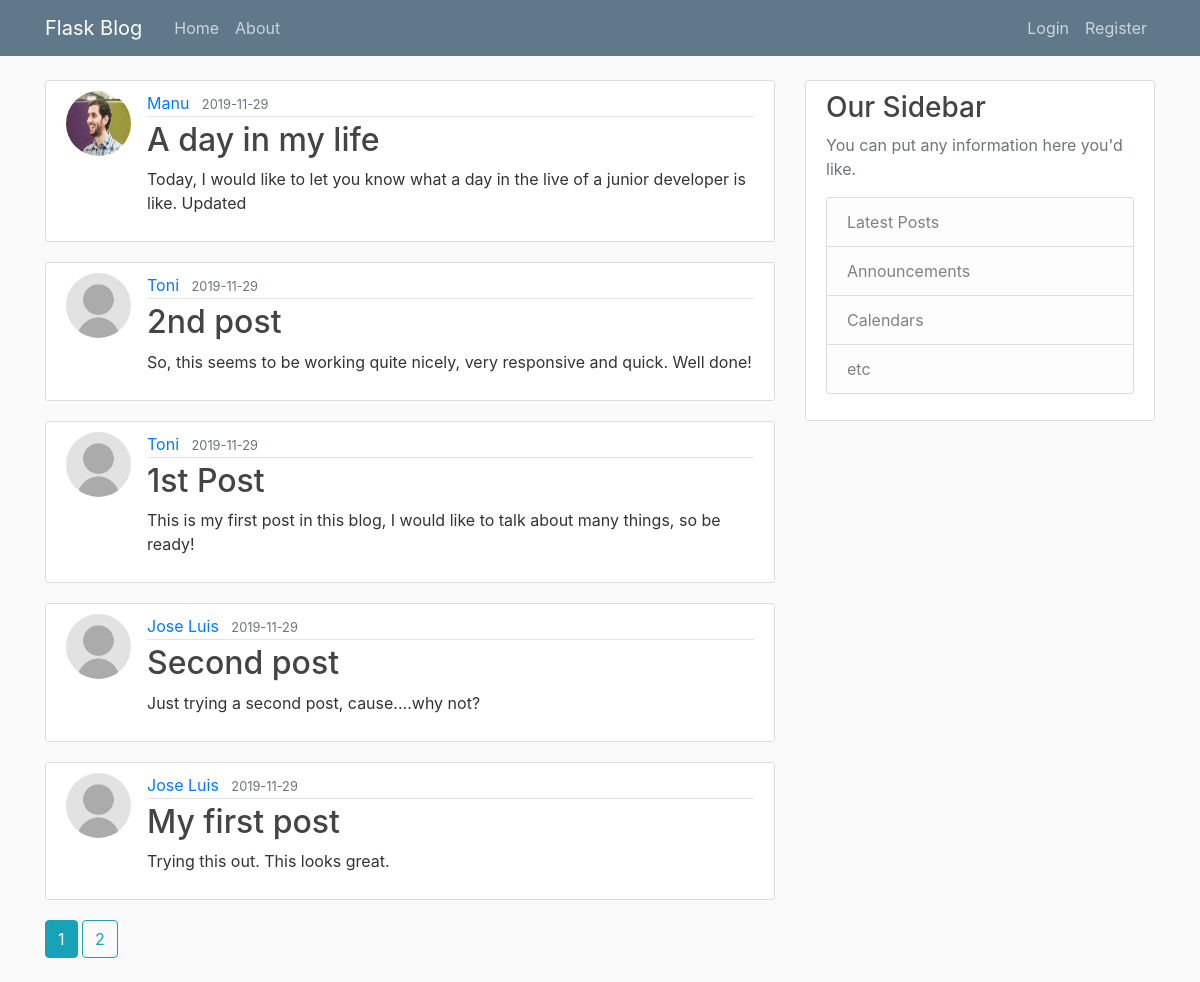
The page /home on the database its author committed.
### flaskblog/models.py (models this page shows, shortened)
class Post(db.Model):
    id = db.Column(db.Integer, primary_key=True)
    title = db.Column(db.String(100), nullable=False)
    date_posted = db.Column(db.DateTime, nullable=False, default=datetime.utcnow)
    content = db.Column(db.Text, nullable=False)
    user_id = db.Column(db.Integer, db.ForeignKey('user.id'), nullable=False)

class User(db.Model, UserMixin):
    id = db.Column(db.Integer, primary_key=True)
    username = db.Column(db.String(20), unique=True, nullable=False) # unique userName and it's mandatory
    email = db.Column(db.String(120), unique=True, nullable=False)
    photo_profile = db.Column(db.String(20), nullable=False, default='default_photo.jpg')
    password = db.Column(db.String(60), nullable=False)
    posts = db.relationship('Post', backref='author', lazy=True) # lazy argument means it will load the data in one go

### flaskblog/main/routes.py (the view)
@main.route("/")
@main.route("/home")
def home():
    page = request.args.get('page', 1, type=int)
    posts = Post.query.order_by(Post.date_posted.desc()).paginate(page=page, per_page=5)
    return render_template('home.html', posts=posts)

### flaskblog/templates/home.html
{% extends "layout.html" %}
{% block content %}
    {% for post in posts.items %}
    <article class="media content-section">
        <img src="{{ url_for('static', filename='profile_photos/' + post.author.photo_profile) }}" alt="" class="rounded-circle article-img">
        <div class="media-body">
            <div class="article-metadata">
                <a class="mr-2" href="{{ url_for('users.user_posts', username=post.author.username) }}">{{ post.author.username }}</a>
                <small class="text-muted">{{ post.date_posted.strftime('%Y-%m-%d') }}</small>
            </div>
            <h2><a class="article-title" href="{{ url_for('posts.post', post_id=post.id) }}">{{ post.title }}</a></h2>
            <p class="article-content">{{ post.content }}</p>
        </div>
    </article>
    {% endfor %}
    {% for page_num in posts.iter_pages(left_edge=1, right_edge=1, left_current=1, right_current=2) %}
        {% if page_num %}
            {% if posts.page == page_num %}
            <a class="btn btn-info mb-4" href="{{ url_for('main.home', page=page_num) }}">{{ page_num }}</a>
            {% else %}
            <a class="btn btn-outline-info mb-4" href="{{ url_for('main.home', page=page_num) }}">{{ page_num }}</a>
            {% endif %}
        {% else %}
            ...
        {% endif %}
    {% endfor %}
{% endblock content %}

### flaskblog/templates/layout.html (shortened to what this page needs)
<!DOCTYPE html>
<html lang="en">
<head>
    <link rel="stylesheet" href="https://stackpath.bootstrapcdn.com/bootstrap/4.3.1/css/bootstrap.min.css"
>
    <link rel="stylesheet" href="{{ url_for('static', filename='main.css') }}">
</head>
<body>
    <header class="site-header">
        <nav class="navbar navbar-expand-md navbar-dark bg-steel fixed-top">
            <div class="container">
                <a class="navbar-brand mr-4" href="/">Flask Blog</a>
                <div class="collapse navbar-collapse" id="navbarToggle">
                    <div class="navbar-nav mr-auto">
                        <a class="nav-item nav-link" href="{{ url_for('main.home') }}">Home</a>
                        <a class="nav-item nav-link" href="{{ url_for('main.about') }}">About</a>
                    </div>
                    <div class="navbar-nav">
                        {% if current_user.is_authenticated %}
                        <a class="nav-item nav-link" href="{{ url_for('posts.new_post') }}">New Post</a>
                        <a class="nav-item nav-link" href="{{ url_for('users.account') }}">Account</a>
                        <a class="nav-item nav-link" href="{{ url_for('users.logout') }}">Logout</a>
                        {% else %}
                        <a class="nav-item nav-link" href="{{ url_for('users.login') }}">Login</a>
                        <a class="nav-item nav-link" href="{{ url_for('users.register') }}">Register</a>
                        {% endif %}
                    </div>
                </div>
            </div>
        </nav>
    </header>
    <main role="main" class="container">
        <div class="row">
            <div class="col-md-8">
                {% block content %}{% endblock %}
            </div>
            <div class="col-md-4">
                <div class="content-section">
                    <h3>Our Sidebar</h3>
                    <p class='text-muted'>You can put any information here you'd like.
                        <ul class="list-group">
                            <li class="list-group-item list-group-item-light">Latest Posts</li>
                            <li class="list-group-item list-group-item-light">Announcements</li>
                            <li class="list-group-item list-group-item-light">Calendars</li>
                            <li class="list-group-item list-group-item-light">etc</li>
                        </ul>
                    </p>
                </div>
            </div>
        </div>
    </main>
</body>
</html>

### flaskblog/static/main.css (style rules this page uses)
body { background: #fafafa; color: #333333; margin-top: 5rem; }
h1, h2, h3, h4, h5, h6 { color: #444444; }
.bg-steel { background-color: #5f788a; }
.site-header .navbar-nav .nav-link { color: #cbd5db; }
.content-section { background: #ffffff; padding: 10px 20px; border: 1px solid #dddddd; border-radius: 3px; margin-bottom: 20px; }
.article-title { color: #444444; }
.article-content { white-space: pre-line; }
.article-img { height: 65px; width: 65px; margin-right: 16px; }
.article-metadata { padding-bottom: 1px; margin-bottom: 4px; border-bottom: 1px solid #e3e3e3 }

### rows shown on the page
Post: photo_profile (picture), author.username "Manu", date_posted "2019-11-29", title "A day in my life", content "Today, I would like to let you know what a day in the live of a junior developer is like. Updated"
Post: photo_profile (placeholder picture), author.username "Toni", date_posted "2019-11-29", title "2nd post", content "So, this seems to be working quite nicely, very responsive and quick. Well done!"
Post: photo_profile (placeholder picture), author.username "Toni", date_posted "2019-11-29", title "1st Post", content "This is my first post in this blog, I would like to talk about many things, so be ready!"
Post: photo_profile (placeholder picture), author.username "Jose Luis", date_posted "2019-11-29", title "Second post", content "Just trying a second post, cause....why not?"
Post: photo_profile (placeholder picture), author.username "Jose Luis", date_posted "2019-11-29", title "My first post", content "Trying this out. This looks great."

### other values the page prints
{{ page_num }} "1"
{{ page_num }} "2"
